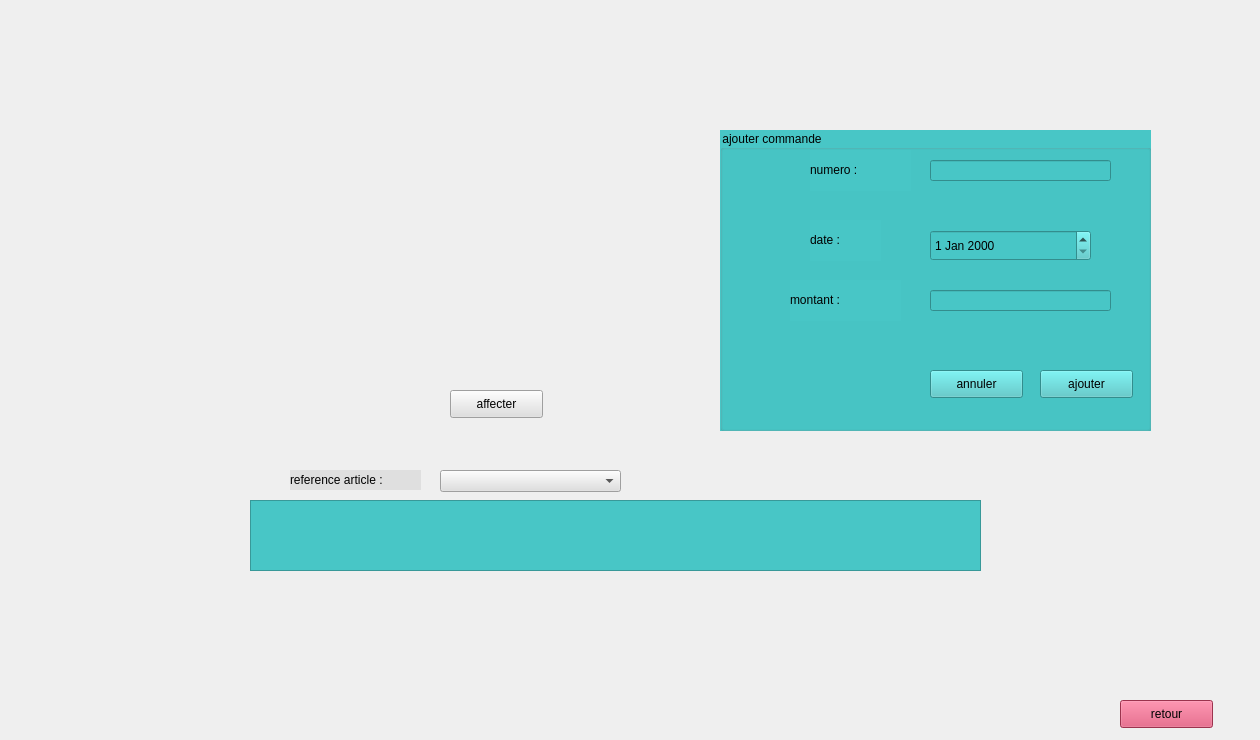
   <widget class="QWidget" name="page_6">
    <widget class="QGroupBox" name="groupBox">
     <property name="geometry">
      <rect>
       <x>720</x>
       <y>130</y>
       <width>431</width>
       <height>301</height>
      </rect>
     </property>
     <property name="styleSheet">
      <string notr="true">background-color: rgb(72, 198, 198);</string>
     </property>
     <property name="title">
      <string>ajouter commande</string>
     </property>
     <widget class="QLineEdit" name="numeroc">
      <property name="geometry">
       <rect>
        <x>210</x>
        <y>30</y>
        <width>181</width>
        <height>21</height>
       </rect>
      </property>
     </widget>
     <widget class="QLabel" name="label_17">
      <property name="geometry">
       <rect>
        <x>90</x>
        <y>20</y>
        <width>101</width>
        <height>41</height>
       </rect>
      </property>
      <property name="text">
       <string>&lt;html&gt;&lt;head/&gt;&lt;body&gt;&lt;p&gt;&lt;span style=&quot; font-size:9pt;&quot;&gt;numero :&lt;/span&gt;&lt;/p&gt;&lt;/body&gt;&lt;/html&gt;</string>
      </property>
     </widget>
     <widget class="QLabel" name="label_18">
      <property name="geometry">
       <rect>
        <x>90</x>
        <y>90</y>
        <width>71</width>
        <height>41</height>
       </rect>
      </property>
      <property name="text">
       <string>&lt;html&gt;&lt;head/&gt;&lt;body&gt;&lt;p&gt;&lt;span style=&quot; font-size:9pt;&quot;&gt;date :&lt;/span&gt;&lt;/p&gt;&lt;/body&gt;&lt;/html&gt;</string>
      </property>
     </widget>
     <widget class="QLabel" name="label_49">
      <property name="geometry">
       <rect>
        <x>70</x>
        <y>150</y>
        <width>111</width>
        <height>41</height>
       </rect>
      </property>
      <property name="text">
       <string>&lt;html&gt;&lt;head/&gt;&lt;body&gt;&lt;p&gt;&lt;span style=&quot; font-size:9pt;&quot;&gt;montant :&lt;/span&gt;&lt;/p&gt;&lt;/body&gt;&lt;/html&gt;</string>
      </property>
     </widget>
     <widget class="QLineEdit" name="montantc">
      <property name="geometry">
       <rect>
        <x>210</x>
        <y>160</y>
        <width>181</width>
        <height>21</height>
       </rect>
      </property>
     </widget>
     <widget class="QPushButton" name="annulerC2">
      <property name="geometry">
       <rect>
        <x>210</x>
        <y>240</y>
        <width>93</width>
        <height>28</height>
       </rect>
      </property>
      <property name="text">
       <string>annuler</string>
      </property>
     </widget>
     <widget class="QPushButton" name="ajoutCommande">
      <property name="geometry">
       <rect>
        <x>320</x>
        <y>240</y>
        <width>93</width>
        <height>28</height>
       </rect>
      </property>
      <property name="text">
       <string>ajouter</string>
      </property>
     </widget>
     <widget class="QDateEdit" name="dateEdit_2">
      <property name="geometry">
       <rect>
        <x>210</x>
        <y>100</y>
        <width>161</width>
        <height>31</height>
       </rect>
      </property>
     </widget>
    </widget>
    <widget class="QComboBox" name="comboBox_3">
     <property name="geometry">
      <rect>
       <x>440</x>
       <y>470</y>
       <width>181</width>
       <height>22</height>
      </rect>
     </property>
     <property name="styleSheet">
      <string notr="true">background-color: rgb(223, 223, 223);</string>
     </property>
    </widget>
    <widget class="QLabel" name="label_2">
     <property name="geometry">
      <rect>
       <x>290</x>
       <y>470</y>
       <width>131</width>
       <height>20</height>
      </rect>
     </property>
     <property name="styleSheet">
      <string notr="true">background-color: rgb(223, 223, 223);</string>
     </property>
     <property name="text">
      <string>reference article :</string>
     </property>
    </widget>
    <widget class="QTableView" name="table_articles">
     <property name="geometry">
      <rect>
       <x>250</x>
       <y>500</y>
       <width>731</width>
       <height>71</height>
      </rect>
     </property>
     <property name="styleSheet">
      <string notr="true">background-color: rgb(72, 198, 198);</string>
     </property>
    </widget>
    <widget class="QPushButton" name="pushButton_7">
     <property name="geometry">
      <rect>
       <x>1120</x>
       <y>700</y>
       <width>93</width>
       <height>28</height>
      </rect>
     </property>
     <property name="styleSheet">
      <string notr="true">background-color: rgb(218, 72, 109);</string>
     </property>
     <property name="text">
      <string>retour</string>
     </property>
    </widget>
    <widget class="QLabel" name="label_15">
     <property name="geometry">
      <rect>
       <x>-16</x>
       <y>0</y>
       <width>1251</width>
       <height>731</height>
      </rect>
     </property>
     <property name="text">
      <string/>
     </property>
     <property name="pixmap">
      <pixmap>../../design QT/ajouter_commande.png</pixmap>
     </property>
     <property name="scaledContents">
      <bool>true</bool>
     </property>
    </widget>
    <widget class="QPushButton" name="affecterarticle">
     <property name="geometry">
      <rect>
       <x>450</x>
       <y>390</y>
       <width>93</width>
       <height>28</height>
      </rect>
     </property>
     <property name="styleSheet">
      <string notr="true">background-color: rgb(223, 223, 223);</string>
     </property>
     <property name="text">
      <string>affecter</string>
     </property>
    </widget>
    <zorder>label_15</zorder>
    <zorder>groupBox</zorder>
    <zorder>comboBox_3</zorder>
    <zorder>label_2</zorder>
    <zorder>table_articles</zorder>
    <zorder>pushButton_7</zorder>
    <zorder>affecterarticle</zorder>
   </widget>
